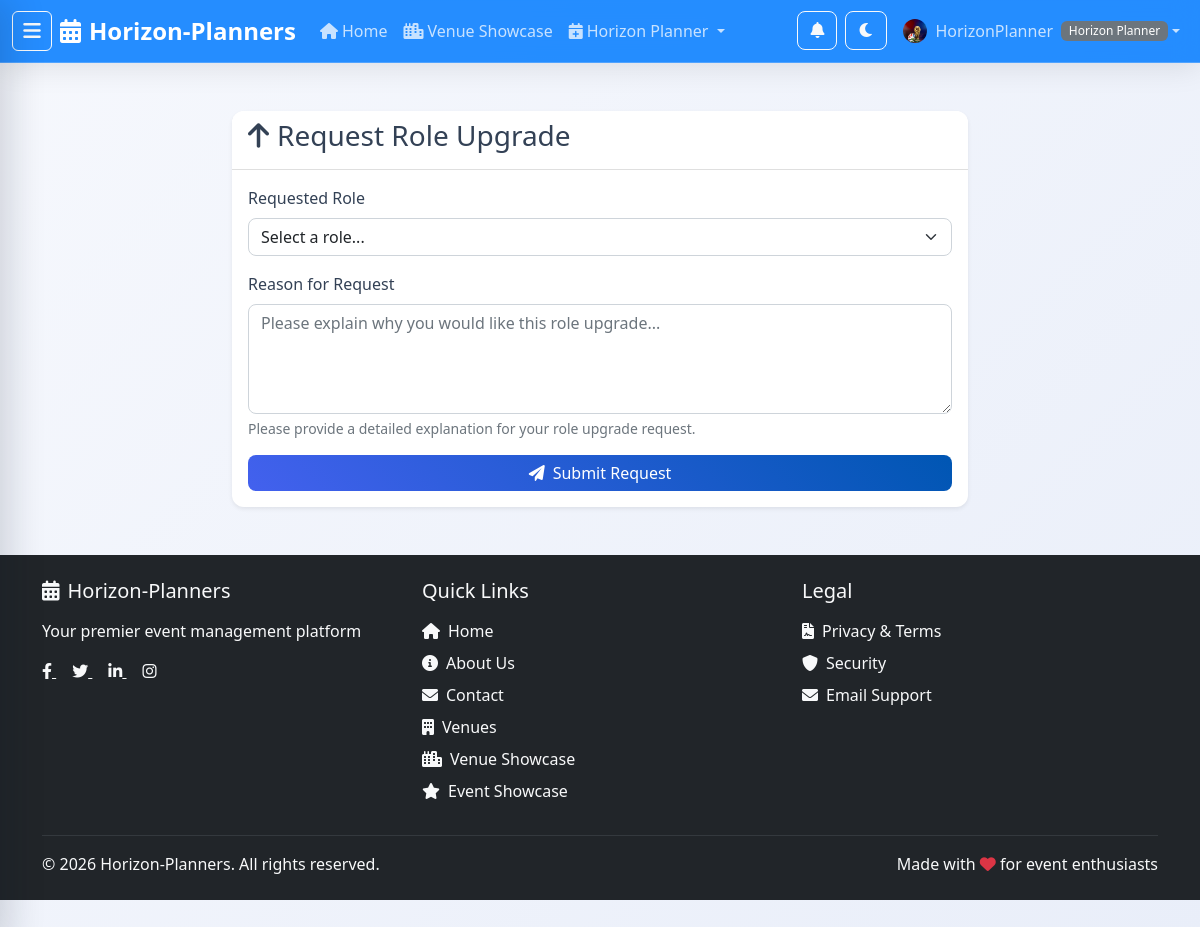
Screenshot of /auth/request-upgrade/ (signed in) with the database file from the repository.
### apps/users/models.py (models this page shows, shortened)
class User(AbstractUser):
    class Role(models.TextChoices):
        BASIC = 'basic', 'Basic User'
        HORIZON_PLANNER = 'horizon_planner', 'Horizon Planner'
        VENUE_MANAGER = 'venue_manager', 'Venue Manager'
        ADMIN = 'admin', 'Admin'
    role = models.CharField(
        max_length=20,
        choices=Role.choices,
        default=Role.BASIC,
        help_text='User role determines access permissions'
    )
    phone_number = models.CharField(max_length=20, blank=True, null=True)
    date_of_birth = models.DateField(blank=True, null=True)
    profile_picture = models.ImageField(upload_to='profile_pictures/', blank=True, null=True)
    created_at = models.DateTimeField(auto_now_add=True)
    updated_at = models.DateTimeField(auto_now=True)
    @property
    def is_basic_user(self):
        return self.role == self.Role.BASIC
    @property
    def is_horizon_planner(self):
        return self.role == self.Role.HORIZON_PLANNER
    @property
    def is_venue_manager(self):
        return self.role == self.Role.VENUE_MANAGER
    @property
    def is_admin_user(self):
        return self.role == self.Role.ADMIN or self.is_superuser

### apps/users/views.py (the view, shortened to what this page needs)
# urls.py: path('request-upgrade/', views.RoleUpgradeRequestView.as_view(), name='request_upgrade'),
class RoleUpgradeRequestView(LoginRequiredMixin, CreateView):
    model = RoleUpgradeRequest
    form_class = RoleUpgradeRequestForm
    template_name = 'users/request_upgrade.html'
    success_url = reverse_lazy('users:profile')
    def get_context_data(self, **kwargs):
        context = super().get_context_data(**kwargs)
        context['pending_requests'] = RoleUpgradeRequest.objects.filter(
            user=self.request.user,
            status='pending'
        )
        return context

### apps/users/forms.py
class RoleUpgradeRequestForm(forms.ModelForm):
    class Meta:
        model = RoleUpgradeRequest
        fields = ['requested_role', 'reason']
        widgets = {
            'reason': forms.Textarea(attrs={'rows': 4, 'placeholder': 'Please explain why you would like this role upgrade...'}),
        }
    def __init__(self, *args, **kwargs):
        super().__init__(*args, **kwargs)
        self.fields['reason'].help_text = 'Please provide a detailed explanation for your role upgrade request.'

### templates/users/request_upgrade.html (shortened to what this page needs)
{% extends 'base.html' %}
{% block content %}
<div class="container mt-5">
    <div class="row justify-content-center">
        <div class="col-md-8">
            <div class="card">
                <div class="card-header">
                    <h3><i class="fas fa-arrow-up me-2"></i>Request Role Upgrade</h3>
                </div>
                <div class="card-body">
                    {% if pending_requests %}
                        <div class="alert alert-info">
                            <h6><i class="fas fa-info-circle me-2"></i>Pending Requests</h6>
                            <p>You have pending role upgrade requests. Please wait for admin approval.</p>
                            {% for request in pending_requests %}
                                <div class="border p-2 rounded mb-2">
                                    <strong>{{ request.get_requested_role_display }}</strong>
                                    <small class="text-muted">- Requested on {{ request.created_at|date:"M d, Y" }}</small>
                                </div>
                            {% endfor %}
                        </div>
                    {% else %}
                        <form method="post">
                            <div class="mb-3">
                                <label for="id_requested_role" class="form-label">Requested Role</label>
                                <select class="form-select" name="requested_role" id="id_requested_role" required>
                                    <option value="">Select a role...</option>
                                </select>
                            </div>
                            <div class="mb-3">
                                <label for="id_reason" class="form-label">Reason for Request</label>
                                <textarea class="form-control" name="reason" id="id_reason" rows="4"
                                         placeholder="Please explain why you would like this role upgrade..." required></textarea>
                                <div class="form-text">Please provide a detailed explanation for your role upgrade request.</div>
                            </div>
                            <div class="d-grid">
                                <button type="submit" class="btn btn-primary">
                                    <i class="fas fa-paper-plane me-2"></i>Submit Request
                                </button>
                            </div>
                        </form>
                    {% endif %}
                </div>
            </div>
        </div>
    </div>
</div>
{% endblock %}

### templates/base.html (shortened to what this page needs)
<!DOCTYPE html>
<html lang="en">
<head>
    <link href="https://cdn.jsdelivr.net/npm/bootstrap@5.1.3/dist/css/bootstrap.min.css" rel="stylesheet">
    <link rel="stylesheet" href="https://cdnjs.cloudflare.com/ajax/libs/font-awesome/6.0.0/css/all.min.css">
    {% load static %}
    <link rel="stylesheet" href="{% static 'css/style.css' %}">
</head>
<body>
    <nav class="navbar navbar-expand-lg navbar-dark sticky-top glass-navbar">
        <div class="container-fluid">
            <button type="button" class="btn btn-outline-light me-2" id="sidebarToggle">
                <i class="fas fa-bars"></i>
            </button>
            <a class="navbar-brand" href="{% url 'events:home' %}">
                <i class="fas fa-calendar-alt me-2"></i>Horizon-Planners
            </a>
            <div class="collapse navbar-collapse" id="navbarNav">
                <ul class="navbar-nav me-auto">
                    <li class="nav-item">
                        <a class="nav-link" href="{% url 'events:home' %}">
                            <i class="fas fa-home me-1"></i>Home
                        </a>
                    </li>
                    <li class="nav-item">
                        <a class="nav-link" href="{% url 'venues:venue_showcase' %}">
                            <i class="fas fa-city me-1"></i>Venue Showcase
                        </a>
                    </li>
                    {% if user.is_authenticated %}
                    {% if user.is_horizon_planner and not user.is_admin_user %}
                    <li class="nav-item dropdown">
                        <a class="nav-link dropdown-toggle" href="#" data-bs-toggle="dropdown">
                            <i class="fas fa-calendar-plus me-1"></i>Horizon Planner
                        </a>
                    </li>
                    {% endif %}
                    {% endif %}
                </ul>
                <ul class="navbar-nav">
                    {% if user.is_authenticated %}
                    <li class="nav-item me-2">
                        <div class="dropdown">
                            <button class="btn btn-outline-light position-relative" id="notificationBell"
                                data-bs-toggle="dropdown" title="Notifications">
                                <i class="fas fa-bell"></i>
                            </button>
                        </div>
                    </li>
                    {% endif %}
                    <li class="nav-item me-2">
                        <button type="button" id="nightModeToggle" class="btn btn-outline-light"
                            title="Toggle Night Mode">
                        </button>
                    </li>
                    {% if user.is_authenticated %}
                    <li class="nav-item dropdown">
                        <a class="nav-link dropdown-toggle d-flex align-items-center" href="#"
                            data-bs-toggle="dropdown">
                            {% if user.profile_picture %}
                            <img src="{{ user.profile_picture.url }}" alt="Profile" class="rounded-circle me-2"
                                style="width: 24px; height: 24px; object-fit: cover;">
                            {% else %}
                            <i class="fas fa-user me-2"></i>
                            {% endif %}
                            {{ user.username }}
                            <span class="badge bg-secondary ms-2">{{ user.get_role_display }}</span>
                        </a>
                    </li>
                    {% endif %}
                </ul>
            </div>
        </div>
    </nav>
    <main>
        {% block content %}{% endblock %}
    </main>
    <footer class="bg-dark text-light py-4 mt-5">
        <div class="container">
            <div class="row">
                <div class="col-md-4 mb-4 mb-md-0">
                    <h5 class="mb-3">
                        <i class="fas fa-calendar-alt me-2"></i>Horizon-Planners
                    </h5>
                    <p>Your premier event management platform</p>
                    <div class="social-links mt-3">
                        <a href="https://facebook.com" target="_blank" class="text-light me-3">
                            <i class="fab fa-facebook-f"></i>
                        </a>
                        <a href="https://twitter.com" target="_blank" class="text-light me-3">
                            <i class="fab fa-twitter"></i>
                        </a>
                        <a href="https://linkedin.com" target="_blank" class="text-light me-3">
                            <i class="fab fa-linkedin-in"></i>
                        </a>
                        <a href="https://instagram.com" target="_blank" class="text-light">
                            <i class="fab fa-instagram"></i>
                        </a>
                    </div>
                </div>
                <div class="col-md-4 mb-4 mb-md-0">
                    <h5 class="mb-3">Quick Links</h5>
                    <ul class="list-unstyled">
                        <li class="mb-2">
                            <a href="{% url 'events:home' %}" class="text-light text-decoration-none">
                                <i class="fas fa-home me-2"></i>Home
                            </a>
                        </li>
                        <li class="mb-2">
                            <a href="{% url 'events:about' %}" class="text-light text-decoration-none">
                                <i class="fas fa-info-circle me-2"></i>About Us
                            </a>
                        </li>
                        <li class="mb-2">
                            <a href="{% url 'events:contact' %}" class="text-light text-decoration-none">
                                <i class="fas fa-envelope me-2"></i>Contact
                            </a>
                        </li>
                        <li class="mb-2">
                            <a href="{% url 'venues:venue_list' %}" class="text-light text-decoration-none">
                                <i class="fas fa-building me-2"></i>Venues
                            </a>
                        </li>
                        <li class="mb-2">
                            <a href="{% url 'venues:venue_showcase' %}" class="text-light text-decoration-none">
                                <i class="fas fa-city me-2"></i>Venue Showcase
                            </a>
                        </li>
                        <li class="mb-2">
                            <a href="{% url 'events:event_showcase' %}" class="text-light text-decoration-none">
                                <i class="fas fa-star me-2"></i>Event Showcase
                            </a>
                        </li>
                    </ul>
                </div>
                <div class="col-md-4">
                    <h5 class="mb-3">Legal</h5>
                    <ul class="list-unstyled">
                        <li class="mb-2">
                            <a href="{% url 'events:policy' %}" class="text-light text-decoration-none">
                                <i class="fas fa-file-contract me-2"></i>Privacy & Terms
                            </a>
                        </li>
                        <li class="mb-2">
                            <a href="#" class="text-light text-decoration-none">
                                <i class="fas fa-shield-alt me-2"></i>Security
                            </a>
                        </li>
                        <li class="mb-2">
                            <a href="mailto:support@horizonplanners.com" class="text-light text-decoration-none">
                                <i class="fas fa-envelope me-2"></i>Email Support
                            </a>
                        </li>
                    </ul>
                </div>
            </div>
            <hr class="bg-secondary">
            <div class="row align-items-center">
                <div class="col-md-6">
                    <p class="mb-0">&copy; {% now "Y" %} Horizon-Planners. All rights reserved.</p>
                </div>
                <div class="col-md-6 text-md-end">
                    <p class="mb-0">Made with <i class="fas fa-heart text-danger"></i> for event enthusiasts</p>
                </div>
            </div>
        </div>
    </footer>
</body>
</html>

### static/css/style.css (style rules this page uses)
:root { --primary-color: #4361ee; --secondary-color: #7209b7; --success-color: #4cc9f0; --info-color: #4895ef; --warning-color: #f72585; --danger-color: #b5179e; --light-color: #ffffff; --dark-color: #0b0f19; }
body { font-family: 'Segoe UI', Tahoma, Geneva, Verdana, sans-serif; margin: 0; padding: 0; overflow-x: hidden; background: linear-gradient(135deg, #f6f8fd 0%, #e9eef9 100%); background-attachment: fixed; color: #334155; }
.navbar-brand { font-weight: bold; font-size: 1.5rem; }
.navbar { z-index: 1030 !important; position: sticky !important; top: 0; }
.navbar-dark .nav-link { color: rgba(255, 255, 255, 0.75) !important; transition: color 0.3s ease; }
.navbar .btn-outline-light { padding: 0.4rem 0.75rem; font-size: 1rem; }
#sidebarToggle { display: flex; align-items: center; justify-content: center; width: 40px; height: 40px; padding: 0; border-radius: 6px; font-size: 1.25rem; cursor: pointer; }
.card { border: none; border-radius: 12px; box-shadow: 0 0.125rem 0.25rem rgba(0, 0, 0, 0.075); transition: all 0.3s ease; }
.card-header { background-color: var(--light-color); border-bottom: 1px solid rgba(0, 0, 0, 0.125); border-radius: 12px 12px 0 0 !important; }
.btn { border-radius: 8px; font-weight: 500; transition: all 0.3s ease; }
.btn-primary { background: linear-gradient(45deg, var(--primary-color), #0056b3); border: none; }
.form-control, .form-select { border-radius: 8px; border: 1px solid #ced4da; transition: all 0.3s ease; }
.badge { border-radius: 6px; font-weight: 500; }
footer { margin-top: auto; }
html { transition: background-color 0.3s ease, color 0.3s ease; }
body { transition: background-color 0.3s ease, color 0.3s ease; }
.navbar { transition: background-color 0.3s ease, border-color 0.3s ease; }
.card { transition: background-color 0.3s ease, color 0.3s ease, border-color 0.3s ease; }
.glass-navbar { background: rgba(0, 123, 255, 0.85) !important; backdrop-filter: blur(12px); -webkit-backdrop-filter: blur(12px); border-bottom: 1px solid rgba(255, 255, 255, 0.2); box-shadow: 0 4px 30px rgba(0, 0, 0, 0.1); z-index: 1030; }

### rows the page displays
User: profile_picture (picture), username "HorizonPlanner", role "Horizon Planner"
